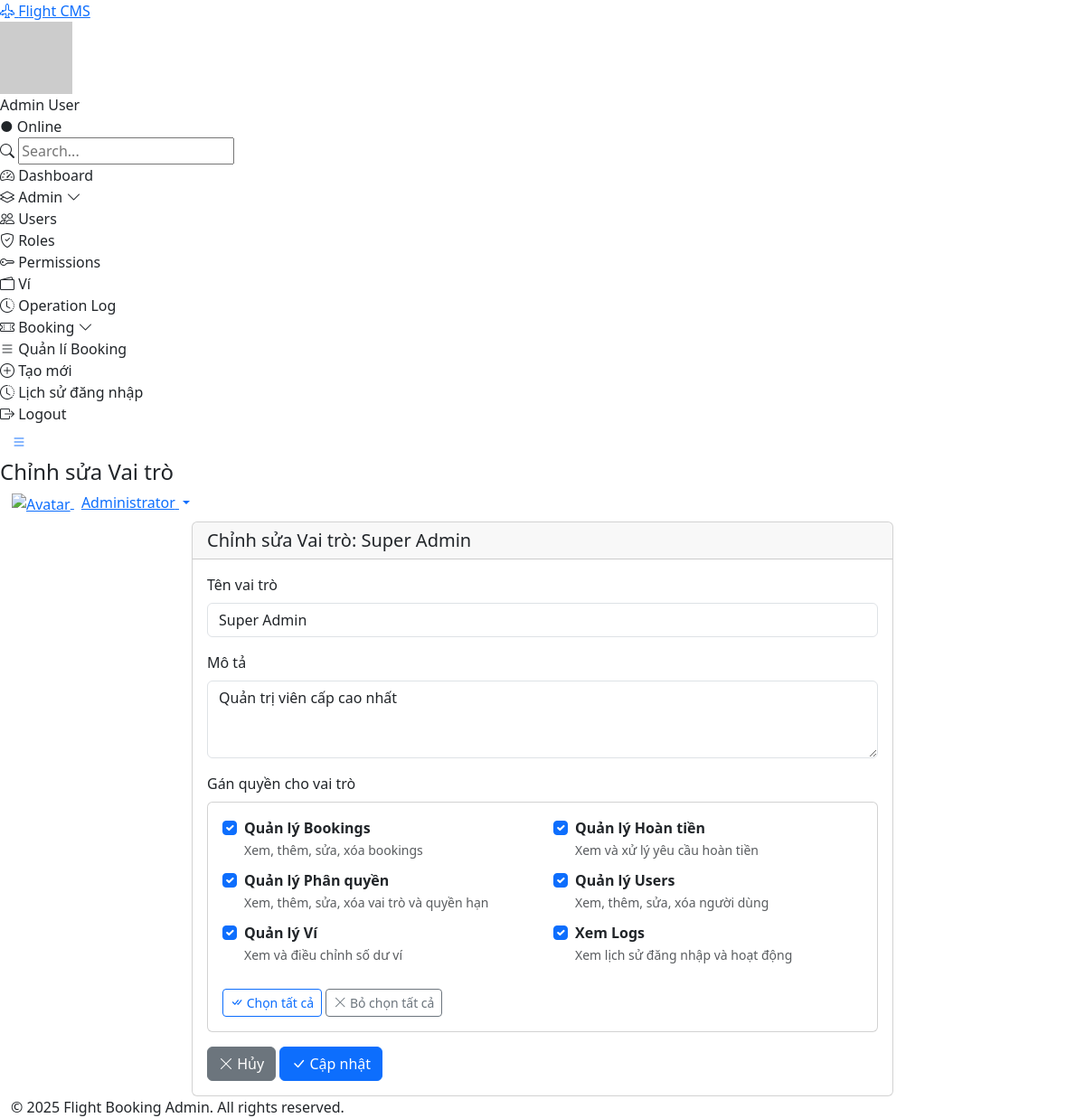
Screenshot of /modules/roles/edit.php?id=1 (signed in) with the database file from the repository.
### tables this page shows
CREATE TABLE `roles` (
  `id` int(11) NOT NULL,
  `name` varchar(50) NOT NULL,
  `description` varchar(255) DEFAULT NULL,
  `created_at` timestamp NOT NULL DEFAULT current_timestamp()
);

CREATE TABLE `permissions` (
  `id` int(11) NOT NULL,
  `name` varchar(255) NOT NULL COMMENT 'VD: Quản lý Users',
  `slug` varchar(255) NOT NULL COMMENT 'VD: manage_users',
  `description` text DEFAULT NULL,
  `created_at` timestamp NOT NULL DEFAULT current_timestamp()
);

### modules/roles/edit.php (the view, shortened to what this page needs)
<?php
include '../../includes/header.php';
$database = new Database();
$db = $database->getConnection();
$id = isset($_GET['id']) ? (int)$_GET['id'] : 0;
$query = "SELECT * FROM roles WHERE id = ?";
$stmt = $db->prepare($query);
$stmt->execute([$id]);
$role = $stmt->fetch();
$permissionsQuery = "SELECT * FROM permissions ORDER BY name";
$permissions = $db->query($permissionsQuery)->fetchAll();
$rolePermsQuery = "SELECT permission_id FROM role_permissions WHERE role_id = ?";
$stmt = $db->prepare($rolePermsQuery);
$stmt->execute([$id]);
$rolePermissions = $stmt->fetchAll(PDO::FETCH_COLUMN);
$errors = [];
?>
<div class="container-fluid">
    <div class="row">
        <div class="col-lg-8 mx-auto">
            <div class="card">
                <div class="card-header">
                    <h5 class="card-title mb-0">Chỉnh sửa Vai trò: <?= $role['name'] ?></h5>
                </div>
                <div class="card-body">
                    <form method="POST" class="needs-validation" novalidate>
                        <div class="mb-3">
                            <label class="form-label required">Tên vai trò</label>
                            <input type="text" name="name" class="form-control <?= isset($errors['name']) ? 'is-invalid' : '' ?>"
                                   value="<?= $_POST['name'] ?? $role['name'] ?>" required>
                        </div>
                        <div class="mb-3">
                            <label class="form-label">Mô tả</label>
                            <textarea name="description" class="form-control" rows="3"><?= $_POST['description'] ?? $role['description'] ?></textarea>
                        </div>
                        <div class="mb-3">
                            <label class="form-label">Gán quyền cho vai trò</label>
                            <div class="card">
                                <div class="card-body">
                                    <?php if (empty($permissions)): ?>
                                        <p class="text-muted">Chưa có quyền nào trong hệ thống</p>
                                    <?php else: ?>
                                        <div class="row">
                                            <?php foreach ($permissions as $permission): ?>
                                                <div class="col-md-6 mb-2">
                                                    <div class="form-check">
                                                        <input class="form-check-input" type="checkbox"
                                                               name="permissions[]"
                                                               value="<?= $permission['id'] ?>"
                                                               id="perm_<?= $permission['id'] ?>"
                                                               <?= (isset($_POST['permissions']) ? in_array($permission['id'], $_POST['permissions'] ?? []) : in_array($permission['id'], $rolePermissions)) ? 'checked' : '' ?>>
                                                        <label class="form-check-label" for="perm_<?= $permission['id'] ?>">
                                                            <strong><?= $permission['name'] ?></strong>
                                                            <br><small class="text-muted"><?= $permission['description'] ?></small>
                                                        </label>
                                                    </div>
                                                </div>
                                            <?php endforeach; ?>
                                        </div>
                                        <div class="mt-3">
                                            <button type="button" class="btn btn-sm btn-outline-primary" onclick="selectAllPermissions(true)">
                                                <i class="bi bi-check-all"></i> Chọn tất cả
                                            </button>
                                            <button type="button" class="btn btn-sm btn-outline-secondary" onclick="selectAllPermissions(false)">
                                                <i class="bi bi-x-lg"></i> Bỏ chọn tất cả
                                            </button>
                                        </div>
                                    <?php endif; ?>
                                </div>
                            </div>
                        </div>
                        <div class="form-actions">
                            <a href="index.php" class="btn btn-secondary">
                                <i class="bi bi-x-lg"></i> Hủy
                            </a>
                            <button type="submit" class="btn btn-primary">
                                <i class="bi bi-check-lg"></i> Cập nhật
                            </button>
                        </div>
                    </form>
                </div>
            </div>
        </div>
    </div>
</div>
<?php include '../../includes/footer.php'; ?>

### rows the page displays
roles: name "Super Admin", description "Quản trị viên cấp cao nhất"
permissions: id "☑", name "Quản lý Bookings", description "Xem, thêm, sửa, xóa bookings"
permissions: id "☑", name "Quản lý Hoàn tiền", description "Xem và xử lý yêu cầu hoàn tiền"
permissions: id "☑", name "Quản lý Phân quyền", description "Xem, thêm, sửa, xóa vai trò và quyền hạn"
permissions: id "☑", name "Quản lý Users", description "Xem, thêm, sửa, xóa người dùng"
permissions: id "☑", name "Quản lý Ví", description "Xem và điều chỉnh số dư ví"
permissions: id "☑", name "Xem Logs", description "Xem lịch sử đăng nhập và hoạt động"

### other values shown
$user_name "Admin User"
$page_title "Chỉnh sửa Vai trò"
$_SESSION['full_name'] "Administrator"
